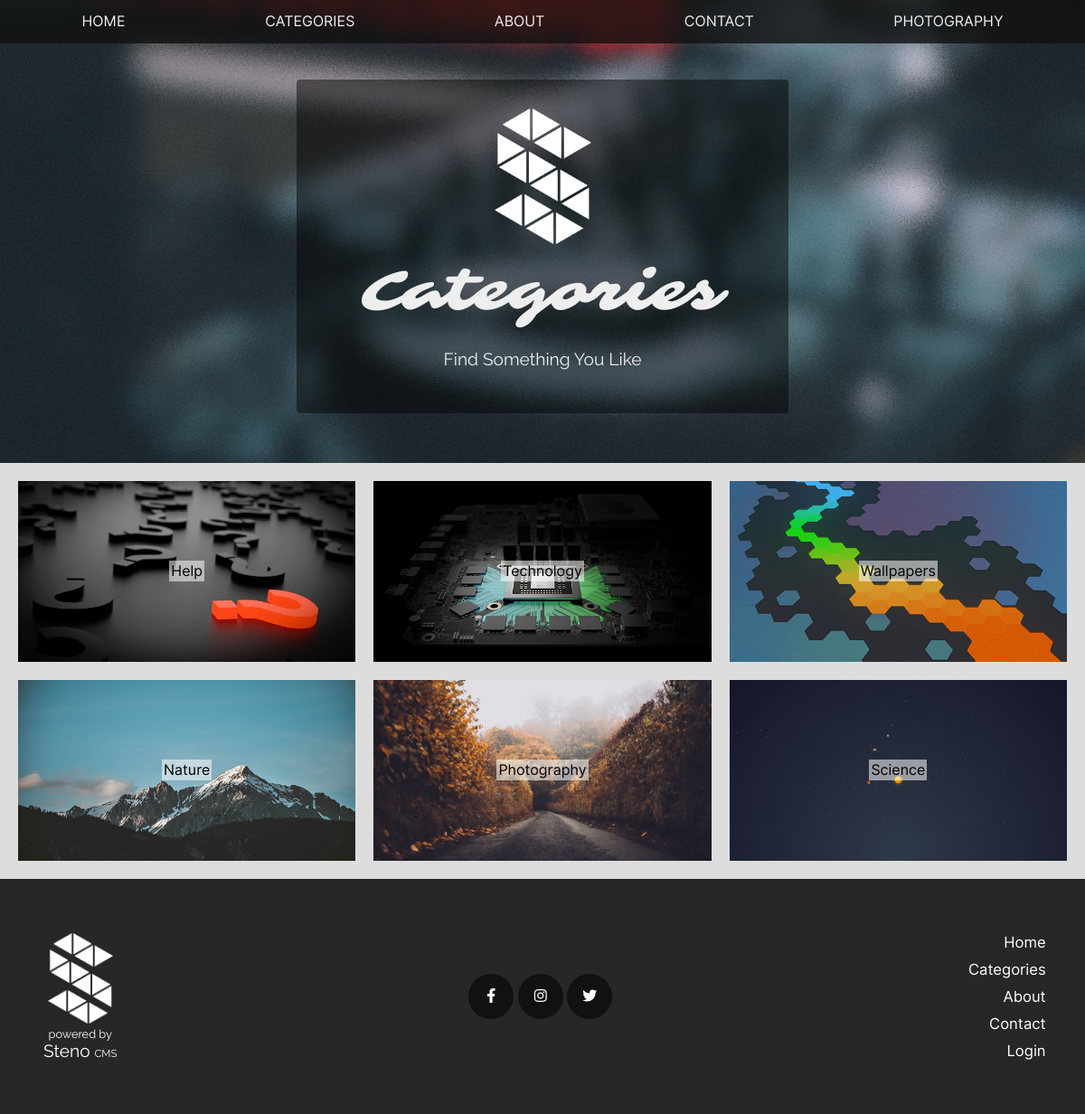
/categories.php, run on the app's committed database.
### tables this page shows
CREATE TABLE `categories` (
  `id` int(11) NOT NULL,
  `name` varchar(30) NOT NULL,
  `show_on_homepage` tinyint(1) NOT NULL DEFAULT 0,
  `show_on_navbar` tinyint(1) NOT NULL DEFAULT 0
);

CREATE TABLE `main_pages` (
  `id` int(11) NOT NULL,
  `page_name` varchar(30) NOT NULL,
  `title` varchar(30) NOT NULL,
  `caption` varchar(60) NOT NULL,
  `show_on_nav` tinyint(1) NOT NULL DEFAULT 1
);

CREATE TABLE `links` (
  `name` varchar(30) NOT NULL,
  `url` varchar(60) NOT NULL,
  `enabled` tinyint(1) NOT NULL DEFAULT 0
);

### categories.php (the view, shortened to what this page needs)
<?php require_once("includes/db_connect.php"); ?>
<?php require_once("includes/functions.php"); ?>
<?php
    $banner_info = get_banner_info("categories");
    $title = $banner_info["title"];
    $caption = $banner_info["caption"];
    $categories = get_categories();
    $popular_posts = get_popular();
    $latest_posts = get_latest();
?>
<!DOCTYPE html>
<html lang="en">
<head>
    <link rel="stylesheet" href="css/all.min.css" type="text/css">
    <link rel="stylesheet" href="css/light.min.css" type="text/css">
    <link rel="stylesheet" href="css/custom/categories.php" type="text/css">
</head>
<body>
    <?php require_once("includes/nav.php"); ?>
    <?php
        if(isset($_GET['q'])) {
            if(is_numeric($_GET['q'])) {
                $posts = get_posts_by_category($_GET['q']);
                if(mysqli_num_rows($posts) == 0) header("Location: categories");
                $category = mysqli_query($connection, "SELECT `name` FROM `categories` WHERE `id` = " . $_GET['q']);
                $category = mysqli_fetch_assoc($category)["name"];
                echo (get_banner($category, ""));
                echo('<div class="posts">');
                while($post = mysqli_fetch_assoc($posts)) {
                    $date = new DateTime($post["date"]);
                    $date = $date -> format("d M Y");
                    $post_categories = get_post_categories($post["id"]);
                    echo('
                        <a class="post" href="post?q=' . $post["id"] . '">
                            <div class="postbg postbg-' . $post["id"] . '">
                                <div class="postbanner">
                                    <div class="title">' . $post["title"] . '</div>
                                    <div class="tags">
                                    ');
                                    foreach($post_categories as $category) {
                                        echo('
                                        <span href="categoies/?q=' .
                                        $category .
                                        '">'. $category .
                                        '</span>'
                                    );
                                    }
                                    echo('
                                    </div>
                                    <div class="date">' . $date . '</div>
                                </div>
                            </div>
                        </a>
                    ');
                }
                echo('</div>');
            }
            elseif ($_GET['q'] === 'popular') {
                echo (get_banner("Popular", ""));
                echo('<div class="popularposts">');
                while($popular_post = mysqli_fetch_assoc($popular_posts)) {
                    $date = new DateTime($popular_post["date"]);
                    $date = $date -> format("d M Y");
                    $post_categories = get_post_categories($popular_post["id"]);
                    echo('
                        <a class="post" href="post?q=' . $popular_post["id"] . '">
                            <div class="postbg postbg-' . $popular_post["id"] . '">
                                <div class="postbanner">
                                    <div class="title">' . $popular_post["title"] . '</div>
                                    <div class="tags">
                                    ');
                                    foreach($post_categories as $category) {
                                        echo('
                                        <span href="categoies/?q=' .
                                        $category .
                                        '">'. $category .
                                        '</span>'
                                    );
                                    }
                                    echo('
                                    </div>
                                    <div class="date">' . $date . '</div>
                                </div>
                            </div>
                        </a>
                    ');
                }
                echo('</div>');
            }
            elseif ($_GET['q'] === 'latest') {
                echo (get_banner("Latest", ""));
                echo('<div class="latestposts">');
                while($latest_post = mysqli_fetch_assoc($latest_posts)) {
                    $date = new DateTime($latest_post["date"]);
                    $date = $date -> format("d M Y");
                    $post_categories = get_post_categories($latest_post["id"]);
                    echo('
                        <a class="post" href="post?q=' . $latest_post["id"] . '">
                            <div class="postbg postbg-' . $latest_post["id"] . '">
                                <div class="postbanner">
                                    <div class="title">' . $latest_post["title"] . '</div>
                                    <div class="tags">
                                    ');
                                    foreach($post_categories as $category) {
                                        echo('
                                        <span href="categoies/?q=' .
                                        $category .
                                        '">'. $category .
                                        '</span>'
                                    );
                                    }
                                    echo('
                                    </div>
                                    <div class="date">' . $date . '</div>
                                </div>
                            </div>
                        </a>
                    ');
                }
                echo('</div>');
            }
        }
        else {
            echo (get_banner($title, $caption));
            echo('<div class="categories">');
            while($category = mysqli_fetch_assoc($categories)) {
                echo('
                <a href="categories.php?q=' . $category["id"] . '" class="category category-' . $category["id"] . '" title="' . $category["name"] . '">
                    <span>' . ucwords($category["name"]) . '</span>
                </a>');
            }
        }
    ?>
    </div>
    <?php require_once("includes/footer.php"); ?>
</body>
</html>

### includes/nav.php (shortened to what this page needs)
<?php
    function get_pages_nav_info() {
        global $connection;
        $query = "SELECT `show_on_nav` FROM `main_pages`";
        $result = mysqli_query($connection, $query);
        return $result;
    }
    function get_categories_nav_info() {
        global $connection;
        $query = "SELECT `id`, `name`, `show_on_navbar` FROM `categories` WHERE 1";
        $result = mysqli_query($connection, $query);
        return $result;
    }
    $main_pages = get_pages_nav_info();
    $nav_categories = get_categories_nav_info()
?>
<nav>
    <ul>
        <?php  mysqli_fetch_assoc($main_pages)["show_on_nav"] ? print('<li><a href=".">HOME</a></li>'):print('');?>
        <?php  mysqli_fetch_assoc($main_pages)["show_on_nav"] ? print('<li><a href="categories">CATEGORIES</a></li>'):print('');?>
        <?php  mysqli_fetch_assoc($main_pages)["show_on_nav"] ? print('<li><a href="about">ABOUT</a></li>'):print('');?>
        <?php  mysqli_fetch_assoc($main_pages)["show_on_nav"] ? print('<li><a href="contact">CONTACT</a></li>'):print('');?>
        <?php
            while($current = mysqli_fetch_assoc($nav_categories)){
                $current["show_on_navbar"] ? print("<li><a href=\"categories?q=" . $current["id"] . "\">" . strtoupper($current["name"]) . "</a></li>"):print("");
            }
        ?>
    </ul>
</nav>

### includes/functions.php (shortened to what this page needs)
<?php
    function confirm_query($result) {
        if(!$result) {
            die("Database query failed.");
        }
        else return $result;
    }
    function get_banner($title, $caption) {
        $banner = '
        <div class="banner">
            <div class="strip">
                <a href="index" class="logo"></a>
                <p class="title">'.$title.'</p>
                <div class="caption">'.$caption.'</div>
            </div>
        </div>';
        return($banner);
    }
    function get_banner_info($page_name) {
        global $connection;
        $query = "SELECT `title`, `caption` FROM `main_pages` WHERE `page_name` = '{$page_name}'";
        $result = mysqli_query($connection, $query);
        return mysqli_fetch_assoc($result);
    }
    function get_categories($limit=0, $homepage=false) {
        global $connection;
        $query = "SELECT * FROM `categories`";
        $query .= $homepage ? " WHERE `show_on_homepage` = 0" : "";
        $query .= $limit > 0 ? " LIMIT " . $limit : "";
        $result = mysqli_query($connection, $query);
        return $result;
    }
?>

### data on the page
categories: name "PHOTOGRAPHY", shows a picture, name "Photography"
main_pages: title "Categories", caption "Find Something You Like"
categories: shows a picture, name "Help"
categories: shows a picture, name "Technology"
categories: shows a picture, name "Wallpapers"
categories: shows a picture, name "Nature"
categories: shows a picture, name "Science"
